Frame 1 (no input): blank canvas, image omitted
Frame 60 (no input): blank canvas, image omitted
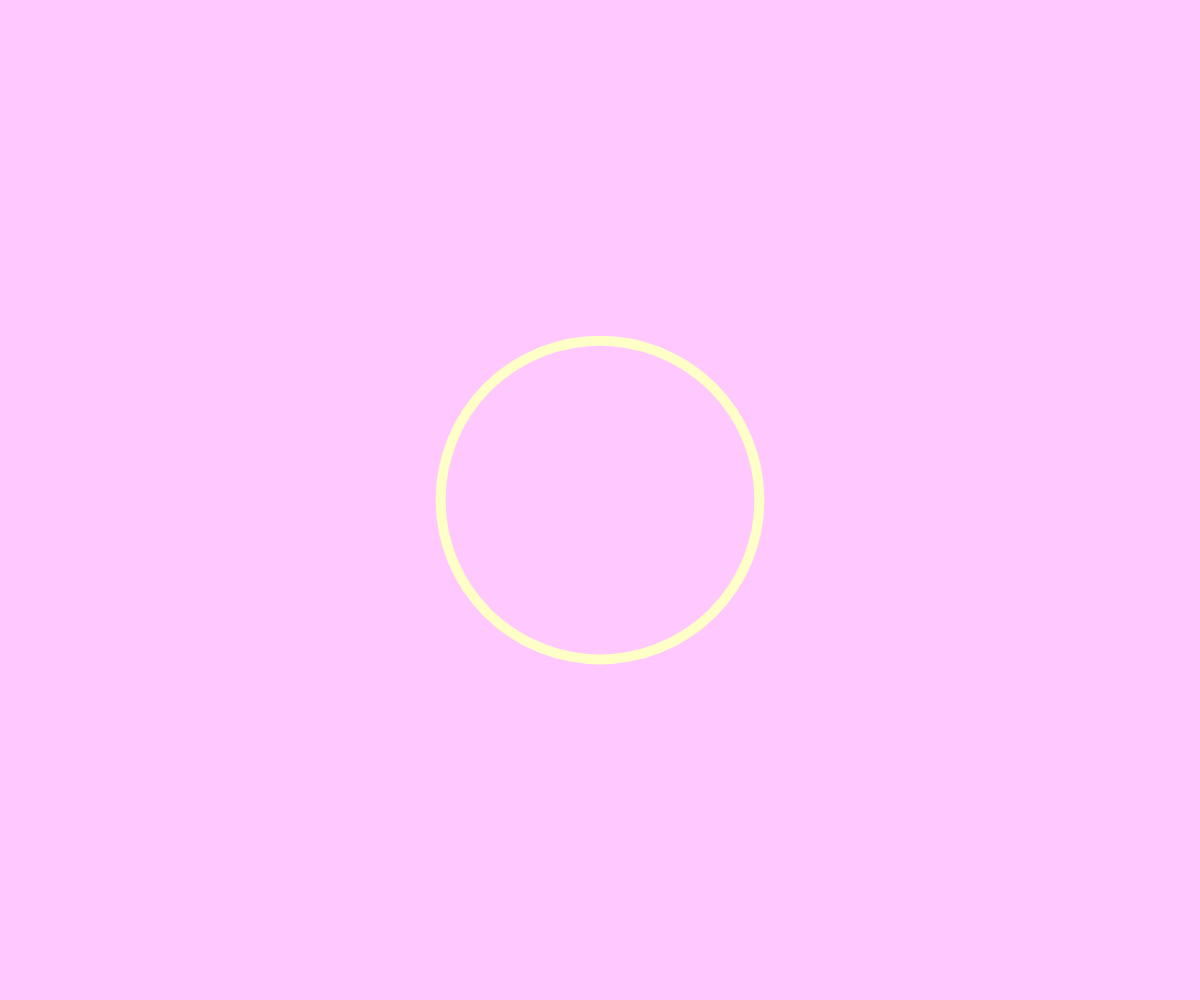
Frame 120 (the mouse pressed at the canvas centre since frame 60)

The p5.js sketch whose frames 1 and 60 were blank and that drew this single picture after the mouse press (run headless with seeded random() and noise() and a simulated clock; from frame 60 on, the mouse is pressed at the canvas centre):

// p5.js sketch
// ── sketch.js
var r = 0;
var g = 200;
var b = 200;

function setup() {
  createCanvas(windowWidth, windowHeight);
}

function draw() {
  background(r, g, b);
  b = map(mouseX, 0, 400, 0, 255);
  r = map(mouseY, 0, 400, 0, 255);

  //cursor
  noFill();
  stroke(b, r, g);
  strokeWeight(10)
  ellipse(mouseX, mouseY,r)
  noCursor();

}

// ── style.css
body {
  margin: 0em;
  background-color: white;
  color: black;
  font-family: Helvetica;
  cursor: none;
}

::selection{  
  background-color: orange;  
}  

h1 {
  font-size: 15em;
  font-family: 'swear-display-cilati', sans-serif;
  font-weight: 800;
  font-style: normal;
  margin: 0;
  color: black;
}

p {
  font-size: 1.2em;
}

.willkommen {
  margin: 0;
  padding: 0em 10em 0em 5em;
}

.testpic   {
  position: fixed;
  top:10em;
  left: 50em;
  z-index: -300;
}

canvas {
  display: block;
  position: fixed;
  top: 0em;
  z-index: -200
}
